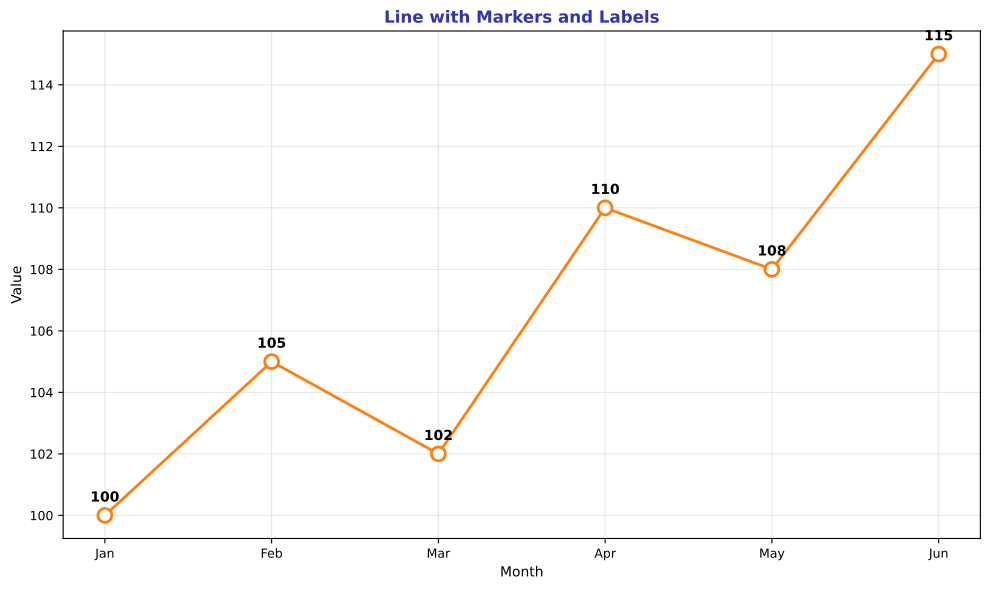

Write the Python code that produced this figure.
"""Line with Markers - Adding data point markers"""
import matplotlib.pyplot as plt
from pathlib import Path

plt.rcParams.update({
    'font.size': 10, 'axes.labelsize': 10, 'axes.titlesize': 11,
    'xtick.labelsize': 9, 'ytick.labelsize': 9, 'legend.fontsize': 9,
    'figure.figsize': (10, 6), 'figure.dpi': 150
})

MLPURPLE = '#3333B2'
MLORANGE = '#FF7F0E'

fig, ax = plt.subplots(figsize=(10, 6))

months = ['Jan', 'Feb', 'Mar', 'Apr', 'May', 'Jun']
values = [100, 105, 102, 110, 108, 115]

ax.plot(months, values, 'o-', color=MLORANGE, linewidth=2, markersize=10,
        markerfacecolor='white', markeredgewidth=2)

for i, v in enumerate(values):
    ax.annotate(f'{v}', (i, v), textcoords="offset points",
                xytext=(0, 10), ha='center', fontsize=10, fontweight='bold')

ax.set_title('Line with Markers and Labels', fontsize=12, fontweight='bold', color=MLPURPLE)
ax.set_xlabel('Month', fontsize=10)
ax.set_ylabel('Value', fontsize=10)
ax.grid(alpha=0.3)

plt.tight_layout()
plt.savefig(Path(__file__).parent / 'chart.pdf', dpi=300, bbox_inches='tight')
plt.close()
